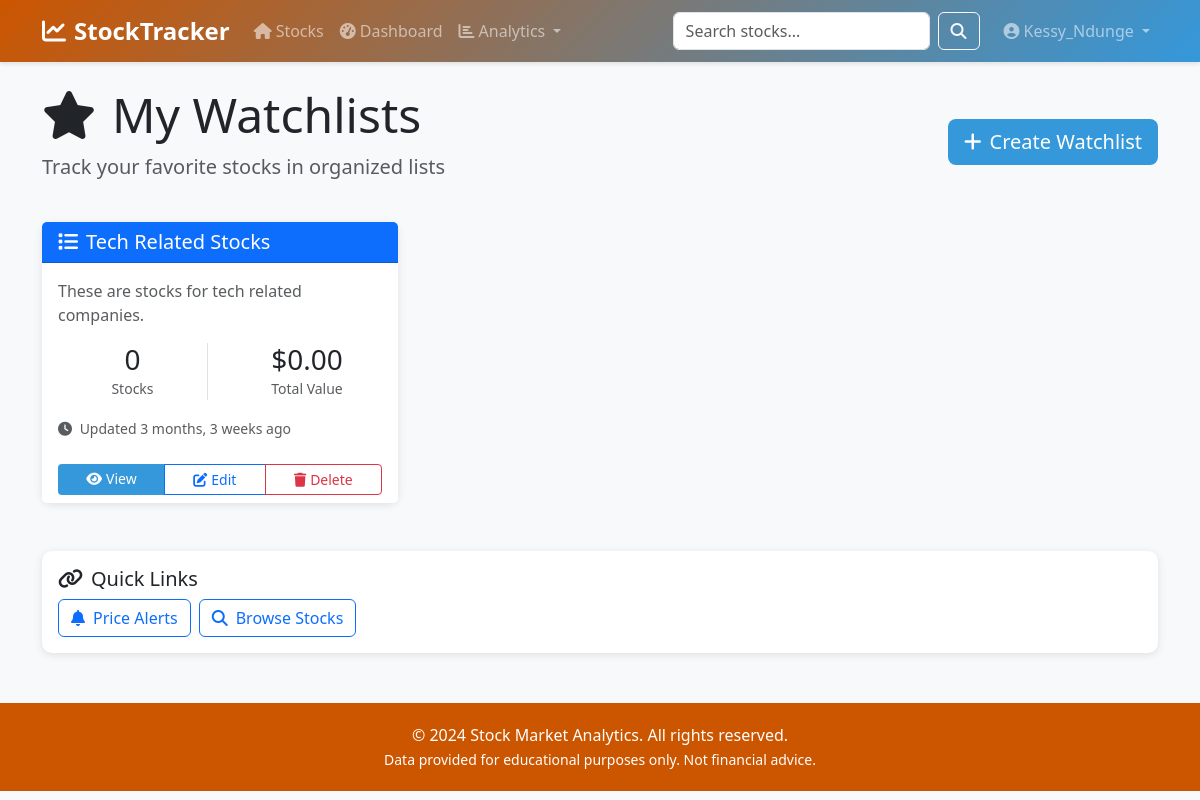
The page /watchlists/ (signed in) on the database as committed earlier.
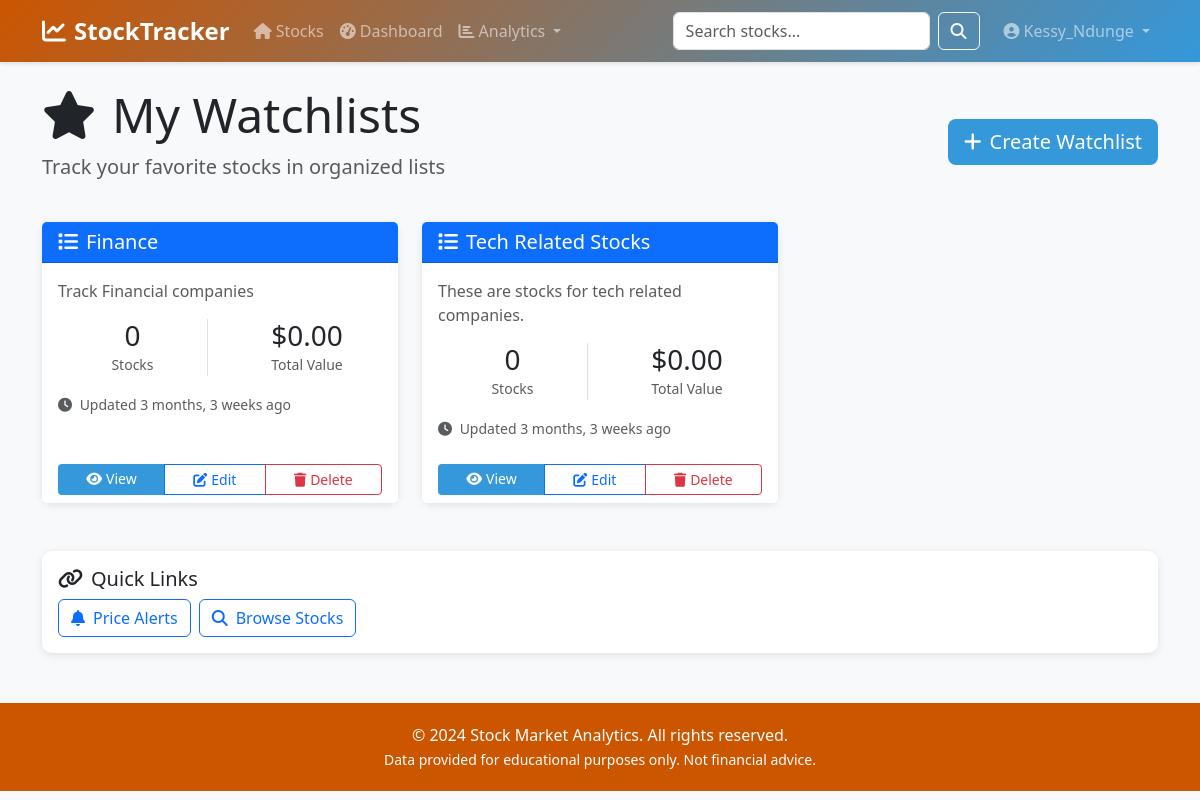
The same page on the database as committed later.
### watchlists/models.py (models this page shows, shortened)
class Watchlist(models.Model):
    user = models.ForeignKey(settings.AUTH_USER_MODEL, on_delete=models.CASCADE, related_name='watchlists')
    name = models.CharField(max_length=100)
    description = models.TextField(blank=True)
    is_public = models.BooleanField(default=False)
    created_at = models.DateTimeField(auto_now_add=True)
    updated_at = models.DateTimeField(auto_now=True)
    class Meta:
        db_table = 'watchlists'
        ordering = ['-created_at']
        unique_together = ['user', 'name']
        indexes = [
            models.Index(fields=['user', '-created_at']),
        ]
    @property
    def stock_count(self):
        return self.items.count()
    @property
    def total_value(self):
        total = 0
        for item in self.items.select_related('stock'):
            if item.stock.current_price:
                total += float(item.stock.current_price) * float(item.quantity)
        return total
    @property
    def total_gain_loss(self):
        total = 0
        for item in self.items.select_related('stock'):
            if item.stock.current_price and item.buy_price:
                gain_loss_per_share = float(item.stock.current_price) - float(item.buy_price)
                total += gain_loss_per_share * float(item.quantity)
        return total

### watchlists/views.py (the view)
# urls.py: path('', views.watchlist_list_view, name='watchlist_list'),
@login_required
def watchlist_list_view(request):
    watchlists = Watchlist.objects.filter(user=request.user).prefetch_related('items__stock')
    context = {
        'watchlists': watchlists,
    }
    return render(request, 'watchlists/watchlist_list.html', context)

### templates/watchlists/watchlist_list.html (shortened to what this page needs)
{% extends 'base/base.html' %}
{% block content %}
<div class="row mb-4">
    <div class="col-md-12">
        <div class="d-flex justify-content-between align-items-center">
            <div>
                <h1 class="display-5">
                    <i class="fas fa-star me-3"></i>My Watchlists
                </h1>
                <p class="lead text-muted">Track your favorite stocks in organized lists</p>
            </div>
            <a href="{% url 'watchlists:watchlist_create' %}" class="btn btn-primary btn-lg">
                <i class="fas fa-plus me-2"></i>Create Watchlist
            </a>
        </div>
    </div>
</div>
{% if watchlists %}
<div class="row">
    {% for watchlist in watchlists %}
    <div class="col-md-6 col-lg-4 mb-4">
        <div class="card h-100">
            <div class="card-header bg-primary text-white d-flex justify-content-between align-items-center">
                <h5 class="mb-0">
                    <i class="fas fa-list me-2"></i>{{ watchlist.name }}
                </h5>
            </div>
            <div class="card-body">
                {% if watchlist.description %}
                <p class="text-muted">{{ watchlist.description|truncatewords:20 }}</p>
                {% endif %}
                <div class="row text-center mt-3">
                    <div class="col-6">
                        <div class="border-end">
                            <h3 class="mb-0">{{ watchlist.stock_count }}</h3>
                            <small class="text-muted">Stocks</small>
                        </div>
                    </div>
                    <div class="col-6">
                        <h3 class="mb-0">${{ watchlist.total_value|floatformat:2|default:"0.00" }}</h3>
                        <small class="text-muted">Total Value</small>
                    </div>
                </div>
                <div class="mt-3">
                    <small class="text-muted">
                        <i class="fas fa-clock me-1"></i>
                        Updated {{ watchlist.updated_at|timesince }} ago
                    </small>
                </div>
            </div>
            <div class="card-footer bg-white border-top-0">
                <div class="btn-group w-100" role="group">
                    <a href="{% url 'watchlists:watchlist_detail' watchlist.pk %}"
                       class="btn btn-sm btn-primary">
                        <i class="fas fa-eye me-1"></i>View
                    </a>
                    <a href="{% url 'watchlists:watchlist_update' watchlist.pk %}"
                       class="btn btn-sm btn-outline-primary">
                        <i class="fas fa-edit me-1"></i>Edit
                    </a>
                    <a href="{% url 'watchlists:watchlist_delete' watchlist.pk %}"
                       class="btn btn-sm btn-outline-danger">
                        <i class="fas fa-trash me-1"></i>Delete
                    </a>
                </div>
            </div>
        </div>
    </div>
    {% endfor %}
</div>
{% endif %}
<div class="row mt-4">
    <div class="col-md-12">
        <div class="card">
            <div class="card-body">
                <h5 class="card-title">
                    <i class="fas fa-link me-2"></i>Quick Links
                </h5>
                <div class="d-flex gap-2">
                    <a href="{% url 'watchlists:alert_list' %}" class="btn btn-outline-primary">
                        <i class="fas fa-bell me-2"></i>Price Alerts
                    </a>
                    <a href="{% url 'stocks:stock_list' %}" class="btn btn-outline-primary">
                        <i class="fas fa-search me-2"></i>Browse Stocks
                    </a>
                </div>
            </div>
        </div>
    </div>
</div>
{% endblock %}

Rows that differ between the two databases and show on the page:
added Watchlist: name "Finance", description "Track Financial companies", stock_count "0", total_value "0.00", updated_at "3 months, 3 weeks"
